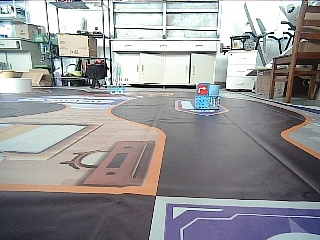
#> input picture collect_wrap/base/image_set1/0000.jpg, 320 x 240 px
$ python -i simple_lane_detection.py   (imports and definitions only)
#> lines starting #> are read from the running program, lines starting #| are printed output that depends on the picture
#> further down, picture is the input picture: shape (240, 320, 3); mean B, G, R 151.3, 149.6, 150.4
#!/usr/bin/python
# -*- coding: utf-8 -*-
"""
简单车道线检测程序
使用传统的图像处理方法进行车道线检测
"""

import time
import sys
import os
import cv2
import numpy as np

# 添加项目路径
sys.path.append(os.path.abspath(os.path.dirname(__file__)))

from camera import Camera
from log_info import logger

class SimpleLaneDetector:
    """
    简单车道线检测器
    使用传统的图像处理方法
    """

    def __init__(self):
        """
        初始化车道线检测器
        """
        # 车道线检测参数
        self.lane_width = 100  # 车道线宽度（像素）
        self.center_x = 320     # 图像中心x坐标
        self.center_y = 480     # 图像中心y坐标

        # 颜色阈值（HSV空间）
        self.lower_white = np.array([0, 0, 200])
        self.upper_white = np.array([180, 30, 255])

        # 感兴趣区域（ROI）
        self.roi_vertices = np.array([
            [(0, 480), (0, 240), (640, 240), (640, 480)]
        ], dtype=np.int32)

    def preprocess_image(self, image):
        """
        图像预处理

        Args:
            image: 输入图像

        Returns:
            预处理后的图像
        """
        # 转换为灰度图
        gray = cv2.cvtColor(image, cv2.COLOR_BGR2GRAY)
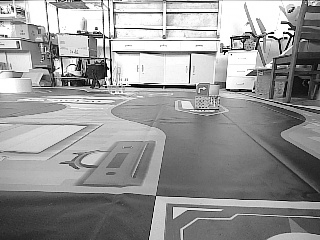
#> gray: shape (240, 320); min 0, max 255, mean 150

        # 高斯模糊
        blurred = cv2.GaussianBlur(gray, (5, 5), 0)
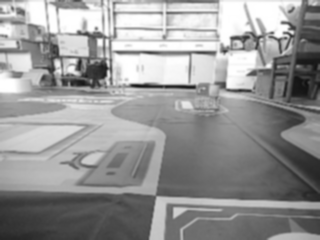
#> blurred: shape (240, 320); min 16, max 255, mean 150

        # 边缘检测
        edges = cv2.Canny(blurred, 50, 150)
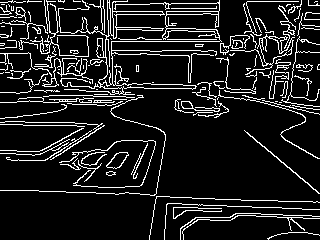
#> edges: shape (240, 320); 11.9% white in thin lines or dots

        return edges

    # [17 lines left out: function extract_white_lines, not called in this run]

    def apply_roi(self, image):
        """
        应用感兴趣区域

        Args:
            image: 输入图像

        Returns:
            应用ROI后的图像
        """
        # 创建掩码
        mask = np.zeros_like(image)
        cv2.fillPoly(mask, self.roi_vertices, 255)
#> mask: shape (240, 320); every value is 0

        # 应用掩码
        masked_image = cv2.bitwise_and(image, mask)

        return masked_image

    def detect_lane_center(self, image):
        """
        检测车道中心

        Args:
            image: 输入图像

        Returns:
            (error_x, error_y): 车道中心偏移量
        """
        # 预处理图像
        processed = self.preprocess_image(image)

        # 应用ROI
        roi_image = self.apply_roi(processed)

        # 查找轮廓
        contours, _ = cv2.findContours(roi_image, cv2.RETR_EXTERNAL, cv2.CHAIN_APPROX_SIMPLE)
#> contours = []

        if len(contours) == 0:
            return 0, 0  # 没有检测到车道线

        # 找到最大的轮廓（可能是车道线）
        largest_contour = max(contours, key=cv2.contourArea)

        # 计算轮廓的中心点
        M = cv2.moments(largest_contour)
        if M["m00"] != 0:
            cx = int(M["m10"] / M["m00"])
            cy = int(M["m01"] / M["m00"])
        else:
            cx, cy = self.center_x, self.center_y

        # 计算偏移量
        error_x = cx - self.center_x
        error_y = cy - self.center_y

        return error_x, error_y

    # [152 lines left out: functions visualize_detection, test_lane_detection, test_lane_detection_with_car, not called in this run]

# [12 lines not run here, left out]

>>> import cv2
>>> picture = cv2.imread('../collect_wrap/base/image_set1/0000.jpg')
>>> result = SimpleLaneDetector().detect_lane_center(picture)
#> result = (0, 0)
